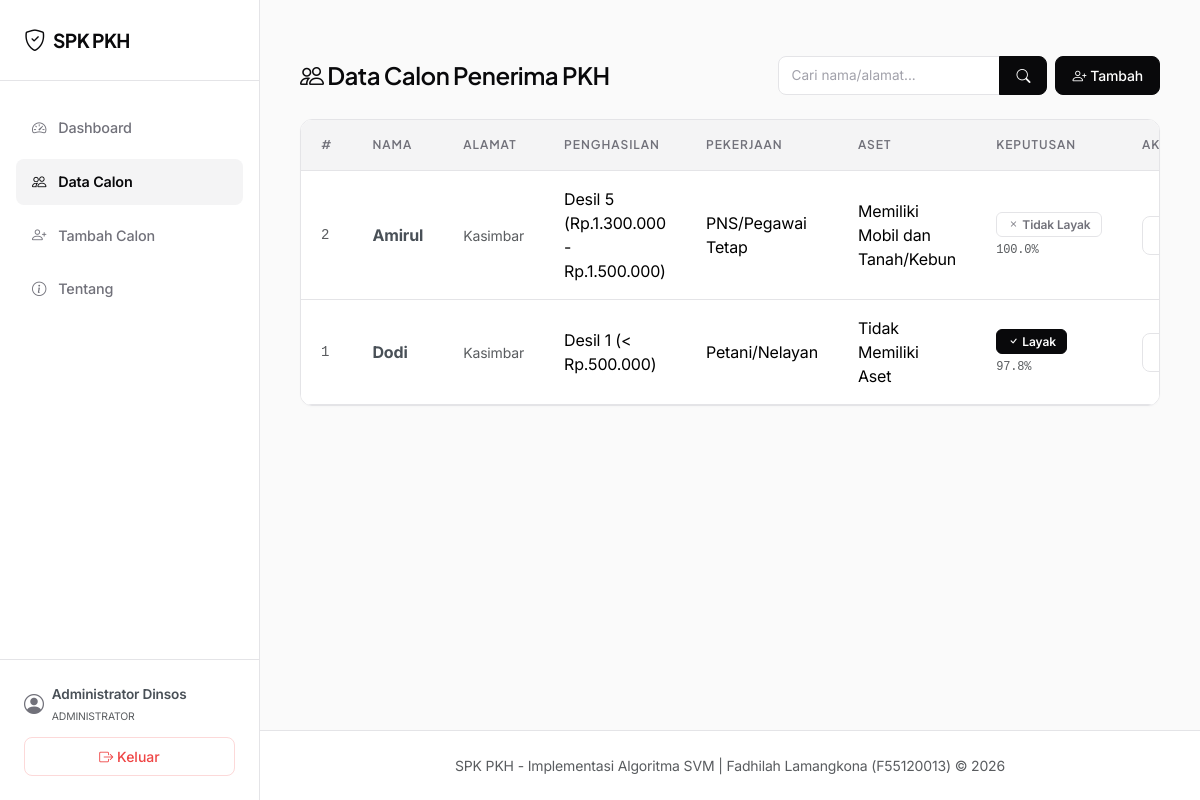
The page /calon (signed in) on the database its author committed.
### models_db.py (models this page shows, shortened)
class User(db.Model):
    __tablename__ = 'users'
    id = db.Column(db.Integer, primary_key=True)
    username = db.Column(db.String(50), unique=True, nullable=False)
    password_hash = db.Column(db.String(255), nullable=False)
    nama_lengkap = db.Column(db.String(100), nullable=False)
    created_at = db.Column(db.DateTime, default=lambda: datetime.now(timezone.utc))

class CalonPenerima(db.Model):
    __tablename__ = 'calon_penerima'
    id = db.Column(db.Integer, primary_key=True)
    nama = db.Column(db.String(100), nullable=False)
    alamat = db.Column(db.Text, nullable=False)
    penghasilan = db.Column(db.String(100), nullable=False)  # Kategori Desil (teks)
    pekerjaan = db.Column(db.String(100), nullable=False)    # Pekerjaan (teks)
    kepemilikan_aset = db.Column(db.String(100), nullable=False) # Aset (teks)
    ibu_hamil = db.Column(db.Boolean, default=False)
    anak_usia_dini = db.Column(db.Boolean, default=False)
    anak_sekolah = db.Column(db.Boolean, default=False)
    disabilitas = db.Column(db.Boolean, default=False)
    lansia = db.Column(db.Boolean, default=False)
    created_at = db.Column(db.DateTime, default=lambda: datetime.now(timezone.utc))
    skor_penghasilan = db.Column(db.Integer, nullable=False)
    skor_pekerjaan = db.Column(db.Integer, nullable=False)
    skor_kepemilikan_aset = db.Column(db.Integer, nullable=False)
    skor_ibu_hamil = db.Column(db.Integer, nullable=False, default=0)
    skor_anak_usia_dini = db.Column(db.Integer, nullable=False, default=0)
    skor_anak_sekolah = db.Column(db.Integer, nullable=False, default=0)
    skor_disabilitas = db.Column(db.Integer, nullable=False, default=0)
    skor_lansia = db.Column(db.Integer, nullable=False, default=0)
    hasil = db.relationship('HasilKeputusan', backref='calon', uselist=False, lazy=True)

class HasilKeputusan(db.Model):
    __tablename__ = 'hasil_keputusan'
    id = db.Column(db.Integer, primary_key=True)
    id_calon = db.Column(db.Integer, db.ForeignKey('calon_penerima.id'), nullable=False)
    hasil_prediksi = db.Column(db.Boolean, nullable=False)  # True=Layak, False=Tidak
    label_prediksi = db.Column(db.String(20), nullable=False)  # "Layak" / "Tidak Layak"
    probabilitas = db.Column(db.Float, nullable=True)       # confidence score
    tanggal_prediksi = db.Column(db.DateTime, default=lambda: datetime.now(timezone.utc))
    oleh = db.Column(db.String(50), default='Sistem')

### app.py (the view)
@app.route('/calon')
@login_required
def daftar_calon():
    page = request.args.get('page', 1, type=int)
    q = request.args.get('q', '', type=str)
    query = CalonPenerima.query
    if q:
        query = query.filter((CalonPenerima.nama.like(f"%{q}%")) | (CalonPenerima.alamat.like(f"%{q}%")))
    pagination = query.order_by(CalonPenerima.created_at.desc()).paginate(page=page, per_page=10, error_out=False)
    calon_list = pagination.items
    hasil_map = {}
    for h in HasilKeputusan.query.all():
        hasil_map[h.id_calon] = h
    return render_template('calon.html',
                           calon_list=calon_list,
                           hasil_map=hasil_map,
                           pagination=pagination,
                           q=q)

### app.py (called while the page is built)
def login_required(f):
    @wraps(f)
    def decorated_function(*args, **kwargs):
        if 'user_id' not in session:
            flash('Silakan login terlebih dahulu untuk mengakses sistem.', 'warning')
            return redirect(url_for('login'))
        return f(*args, **kwargs)
    return decorated_function

@app.context_processor
def inject_user():
    if 'user_id' in session:
        user = User.query.get(session['user_id'])
        return dict(current_user=user)
    return dict(current_user=None)

### templates/calon.html (shortened to what this page needs)
{% extends 'base.html' %}
{% block content %}
<div class="stagger-container">
    <div class="d-flex flex-column flex-md-row justify-content-between align-items-md-center gap-3 mb-4">
        <h4 class="mb-0"><i class="bi bi-people"></i> Data Calon Penerima PKH</h4>
        <div class="d-flex gap-2">
            <form method="GET" action="{{ url_for('daftar_calon') }}" class="d-flex gap-1" style="max-width: 320px;">
                <div class="input-group">
                    <input type="text" name="q" class="form-control" placeholder="Cari nama/alamat..." value="{{ q or '' }}" style="font-size: 0.85rem; padding: 0.35rem 0.75rem;">
                    <button class="btn btn-primary btn-sm px-3" type="submit">
                        <i class="bi bi-search"></i>
                    </button>
                </div>
            </form>
            <a href="{{ url_for('tambah_calon') }}" class="btn btn-primary btn-sm d-flex align-items-center gap-1">
                <i class="bi bi-person-plus"></i> Tambah
            </a>
        </div>
    </div>
    {% if calon_list %}
    <div class="card">
        <div class="card-body p-0">
            <div class="table-responsive border-0 rounded-0">
                <table class="table table-hover mb-0">
                    <thead>
                        <tr>
                            <th>#</th>
                            <th>Nama</th>
                            <th>Alamat</th>
                            <th>Penghasilan</th>
                            <th>Pekerjaan</th>
                            <th>Aset</th>
                            <th>Keputusan</th>
                            <th>Aksi</th>
                        </tr>
                    </thead>
                    <tbody>
                        {% for c in calon_list %}
                        <tr>
                            <td class="font-monospace text-muted small">{{ c.id }}</td>
                            <td><strong class="text-dark-emphasis">{{ c.nama }}</strong></td>
                            <td><span class="text-muted small">{{ c.alamat[:35] }}{% if c.alamat|length > 35 %}...{% endif %}</span></td>
                            <td>{{ c.penghasilan }}</td>
                            <td>{{ c.pekerjaan }}</td>
                            <td>{{ c.kepemilikan_aset }}</td>
                            <td>
                                {% if c.id in hasil_map %}
                                    {% if hasil_map[c.id].hasil_prediksi %}
                                    <span class="badge badge-layak mb-1"><i class="bi bi-check"></i> Layak</span>
                                    <div class="font-monospace text-muted" style="font-size: 0.75rem;">{{ "%.1f"|format(hasil_map[c.id].probabilitas * 100) }}%</div>
                                    {% else %}
                                    <span class="badge badge-tidak-layak mb-1"><i class="bi bi-x"></i> Tidak Layak</span>
                                    <div class="font-monospace text-muted" style="font-size: 0.75rem;">{{ "%.1f"|format(hasil_map[c.id].probabilitas * 100) }}%</div>
                                    {% endif %}
                                {% else %}
                                    <span class="badge border border-secondary text-secondary">Belum diprediksi</span>
                                {% endif %}
                            </td>
                            <td>
                                <div class="btn-group btn-group-sm">
                                    <a href="{{ url_for('edit_calon', id=c.id) }}" class="btn btn-outline-primary"
                                       title="Edit Data">
                                    </a>
                                </div>
                            </td>
                        </tr>
                        {% endfor %}
                    </tbody>
                </table>
            </div>
        </div>
    </div>
    {% endif %}
</div>
{% endblock %}

### templates/base.html (shortened to what this page needs)
<!DOCTYPE html>
<html lang="id" data-bs-theme="light">
<head>
    <link href="https://cdn.jsdelivr.net/npm/bootstrap@5.3.3/dist/css/bootstrap.min.css" rel="stylesheet">
    <link rel="stylesheet" href="https://cdn.jsdelivr.net/npm/bootstrap-icons@1.11.3/font/bootstrap-icons.min.css">
    <link rel="stylesheet" href="{{ url_for('static', filename='css/style.css') }}">
</head>
<body>
    {% if current_user %}
    <div class="app-container">
        <aside class="sidebar-panel" id="sidebarPanel">
            <div class="sidebar-header">
                <a class="sidebar-brand" href="{{ url_for('dashboard') }}">
                    <i class="bi bi-shield-check"></i> SPK PKH
                </a>
            </div>
            <ul class="sidebar-menu">
                <li>
                    <a class="sidebar-link {% if request.endpoint == 'dashboard' %}active{% endif %}" href="{{ url_for('dashboard') }}">
                        <i class="bi bi-speedometer2"></i> Dashboard
                    </a>
                </li>
                <li>
                    <a class="sidebar-link {% if request.endpoint == 'daftar_calon' %}active{% endif %}" href="{{ url_for('daftar_calon') }}">
                        <i class="bi bi-people"></i> Data Calon
                    </a>
                </li>
                <li>
                    <a class="sidebar-link {% if request.endpoint == 'tambah_calon' %}active{% endif %}" href="{{ url_for('tambah_calon') }}">
                        <i class="bi bi-person-plus"></i> Tambah Calon
                    </a>
                </li>
                <li>
                    <a class="sidebar-link {% if request.endpoint == 'about' %}active{% endif %}" href="{{ url_for('about') }}">
                        <i class="bi bi-info-circle"></i> Tentang
                    </a>
                </li>
            </ul>
            <div class="sidebar-footer">
                <div class="sidebar-user">
                    <i class="bi bi-person-circle fs-5"></i>
                    <div>
                        <div class="fw-semibold text-dark-emphasis">{{ current_user.nama_lengkap }}</div>
                        <small class="text-muted text-uppercase" style="font-size: 0.65rem;">Administrator</small>
                    </div>
                </div>
                <form method="POST" action="{{ url_for('logout') }}" class="w-100">
                    <button type="submit" class="btn btn-outline-danger w-100 btn-sm">
                        <i class="bi bi-box-arrow-right"></i> Keluar
                    </button>
                </form>
            </div>
        </aside>
        <div class="content-wrapper">
            <main class="main-content">
                {% block content %}{% endblock %}
            </main>
            <footer class="footer">
                <div class="container-fluid text-center text-muted small">
                    SPK PKH - Implementasi Algoritma SVM |
                    Fadhilah Lamangkona (F55120013) &copy; 2026
                </div>
            </footer>
        </div>
    </div>
    {% endif %}
</body>
</html>

### rows shown on the page
User: nama_lengkap "Administrator Dinsos"
CalonPenerima: id "2", nama "Amirul", alamat "Kasimbar", penghasilan "Desil 5 (Rp.1.300.000 - Rp.1.500.000)", pekerjaan "PNS/Pegawai Tetap", kepemilikan_aset "Memiliki Mobil dan Tanah/Kebun"
HasilKeputusan: hasil_map[c.id].probabilitas*100 "100.0"
CalonPenerima: id "1", nama "Dodi", alamat "Kasimbar", penghasilan "Desil 1 (< Rp.500.000)", pekerjaan "Petani/Nelayan", kepemilikan_aset "Tidak Memiliki Aset"
HasilKeputusan: hasil_map[c.id].probabilitas*100 "97.8"
